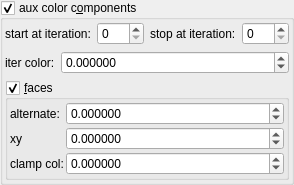
    <widget class="MyGroupBox" name="groupCheck_fold_color_aux_color_enabled_false">
     <property name="title">
      <string>aux color c&amp;omponents</string>
     </property>
     <property name="checkable">
      <bool>true</bool>
     </property>
     <layout class="QVBoxLayout" name="verticalLayout_11">
      <property name="leftMargin">
       <number>2</number>
      </property>
      <property name="topMargin">
       <number>2</number>
      </property>
      <property name="rightMargin">
       <number>2</number>
      </property>
      <property name="bottomMargin">
       <number>2</number>
      </property>
      <item>
       <layout class="QHBoxLayout" name="horizontalLayout_21" stretch="0,1,0,1">
        <item>
         <widget class="QLabel" name="label_102">
          <property name="text">
           <string>start at iteration:</string>
          </property>
         </widget>
        </item>
        <item>
         <widget class="MySpinBox" name="spinboxInt_fold_color_start_iterations_A">
          <property name="sizePolicy">
           <sizepolicy hsizetype="Minimum" vsizetype="Maximum">
            <horstretch>0</horstretch>
            <verstretch>0</verstretch>
           </sizepolicy>
          </property>
          <property name="minimum">
           <number>0</number>
          </property>
          <property name="maximum">
           <number>999</number>
          </property>
          <property name="value">
           <number>0</number>
          </property>
         </widget>
        </item>
        <item>
         <widget class="QLabel" name="label_74">
          <property name="text">
           <string>stop at iteration:</string>
          </property>
         </widget>
        </item>
        <item>
         <widget class="MySpinBox" name="spinboxInt_fold_color_stop_iterations_A">
          <property name="sizePolicy">
           <sizepolicy hsizetype="Preferred" vsizetype="Maximum">
            <horstretch>0</horstretch>
            <verstretch>0</verstretch>
           </sizepolicy>
          </property>
          <property name="maximum">
           <number>999</number>
          </property>
         </widget>
        </item>
       </layout>
      </item>
      <item>
       <layout class="QHBoxLayout" name="horizontalLayout_22" stretch="0,1">
        <item>
         <widget class="QLabel" name="label_285">
          <property name="text">
           <string>iter color:</string>
          </property>
         </widget>
        </item>
        <item>
         <widget class="MyDoubleSpinBox" name="spinbox4_fold_color_difs_0000_x">
          <property name="sizePolicy">
           <sizepolicy hsizetype="Minimum" vsizetype="Maximum">
            <horstretch>0</horstretch>
            <verstretch>0</verstretch>
           </sizepolicy>
          </property>
          <property name="prefix">
           <string/>
          </property>
          <property name="suffix">
           <string/>
          </property>
          <property name="decimals">
           <number>6</number>
          </property>
          <property name="minimum">
           <double>-100.000000000000000</double>
          </property>
          <property name="maximum">
           <double>100.000000000000000</double>
          </property>
          <property name="singleStep">
           <double>0.100000000000000</double>
          </property>
         </widget>
        </item>
       </layout>
      </item>
      <item>
       <widget class="MyGroupBox" name="groupCheck_fold_color_aux_color_enabledA_false">
        <property name="title">
         <string>&amp;faces</string>
        </property>
        <property name="checkable">
         <bool>true</bool>
        </property>
        <layout class="QVBoxLayout" name="verticalLayout_15" stretch="0">
         <property name="spacing">
          <number>2</number>
         </property>
         <property name="leftMargin">
          <number>2</number>
         </property>
         <property name="topMargin">
          <number>2</number>
         </property>
         <property name="rightMargin">
          <number>2</number>
         </property>
         <property name="bottomMargin">
          <number>2</number>
         </property>
         <item>
          <layout class="QGridLayout" name="gridLayout_6" columnstretch="0,1">
           <property name="spacing">
            <number>2</number>
           </property>
           <item row="1" column="1">
            <widget class="MyDoubleSpinBox" name="spinbox4_fold_color_difs_0000_z">
             <property name="sizePolicy">
              <sizepolicy hsizetype="Minimum" vsizetype="Maximum">
               <horstretch>0</horstretch>
               <verstretch>0</verstretch>
              </sizepolicy>
             </property>
             <property name="prefix">
              <string/>
             </property>
             <property name="suffix">
              <string/>
             </property>
             <property name="decimals">
              <number>6</number>
             </property>
             <property name="minimum">
              <double>-100.000000000000000</double>
             </property>
             <property name="maximum">
              <double>100.000000000000000</double>
             </property>
             <property name="singleStep">
              <double>0.100000000000000</double>
             </property>
            </widget>
           </item>
           <item row="1" column="0">
            <widget class="QLabel" name="label_178">
             <property name="text">
              <string notr="true">xy</string>
             </property>
            </widget>
           </item>
           <item row="0" column="1">
            <widget class="MyDoubleSpinBox" name="spinbox4_fold_color_difs_0000_y">
             <property name="sizePolicy">
              <sizepolicy hsizetype="Minimum" vsizetype="Maximum">
               <horstretch>0</horstretch>
               <verstretch>0</verstretch>
              </sizepolicy>
             </property>
             <property name="prefix">
              <string/>
             </property>
             <property name="suffix">
              <string/>
             </property>
             <property name="decimals">
              <number>6</number>
             </property>
             <property name="minimum">
              <double>-100.000000000000000</double>
             </property>
             <property name="maximum">
              <double>100.000000000000000</double>
             </property>
             <property name="singleStep">
              <double>0.100000000000000</double>
             </property>
            </widget>
           </item>
           <item row="0" column="0">
            <widget class="QLabel" name="label_289">
             <property name="text">
              <string>alternate:</string>
             </property>
            </widget>
           </item>
           <item row="2" column="1">
            <widget class="MyDoubleSpinBox" name="spinbox4_fold_color_difs_0000_w">
             <property name="sizePolicy">
              <sizepolicy hsizetype="Minimum" vsizetype="Maximum">
               <horstretch>0</horstretch>
               <verstretch>0</verstretch>
              </sizepolicy>
             </property>
             <property name="prefix">
              <string/>
             </property>
             <property name="suffix">
              <string/>
             </property>
             <property name="decimals">
              <number>6</number>
             </property>
             <property name="minimum">
              <double>-100.000000000000000</double>
             </property>
             <property name="maximum">
              <double>100.000000000000000</double>
             </property>
             <property name="singleStep">
              <double>0.100000000000000</double>
             </property>
            </widget>
           </item>
           <item row="2" column="0">
            <widget class="QLabel" name="label_179">
             <property name="text">
              <string>clamp col:</string>
             </property>
            </widget>
           </item>
          </layout>
         </item>
        </layout>
       </widget>
      </item>
     </layout>
    </widget>
